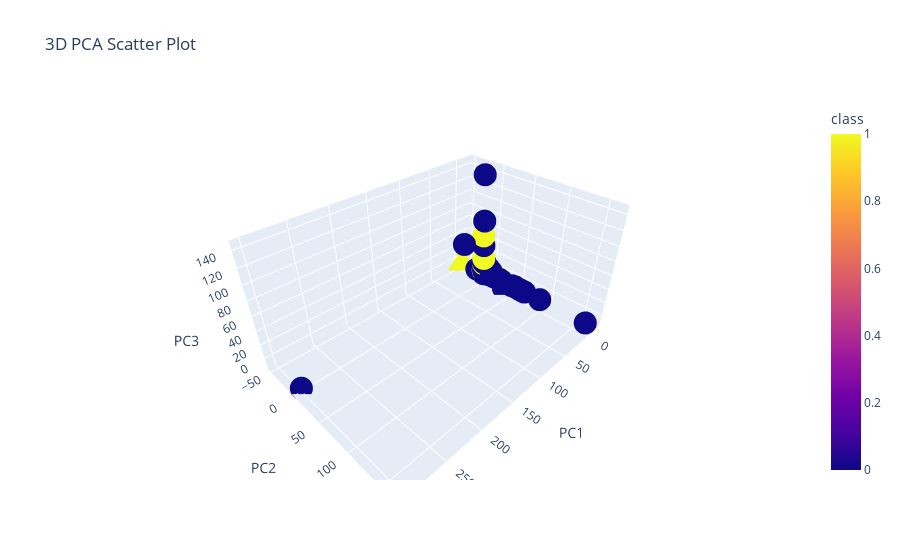

Here is the notebook cell this chart was saved with:
### Code cell
from scipy.io import arff
import pandas as pd
from sklearn.decomposition import PCA
from sklearn.preprocessing import StandardScaler
from sklearn.impute import SimpleImputer
import matplotlib.pyplot as plt
import plotly.express as px
import sys


# Handle missing values
imputer = SimpleImputer(strategy='median')
df_imputed = pd.DataFrame(imputer.fit_transform(df_1year), columns=df_1year.columns)

# Convert class variable to numeric format
df_imputed['class'] = df_imputed['class'].astype(int)

# Separate features and target variable
X = df_imputed.drop(columns=['class'])
y = df_imputed['class']

# Standardize the features
scaler = StandardScaler()
X_scaled = scaler.fit_transform(X)

# Perform PCA
pca = PCA(n_components=3)
X_pca = pca.fit_transform(X_scaled)

# Extract loadings (coefficients of the principal components)
loadings = pd.DataFrame(pca.components_.T, columns=['PC1', 'PC2', 'PC3'], index=X.columns)

# Identify the top contributing features for PC1, PC2, and PC3
top_features_pc1 = loadings['PC1'].abs().sort_values(ascending=False).head(10)
top_features_pc2 = loadings['PC2'].abs().sort_values(ascending=False).head(10)
top_features_pc3 = loadings['PC3'].abs().sort_values(ascending=False).head(10)

print("Top contributing features for PC1:\n", top_features_pc1)
print("Top contributing features for PC2:\n", top_features_pc2)
print("Top contributing features for PC3:\n", top_features_pc3)

# 2D Scatter Plot
plt.figure(figsize=(10, 6))
plt.scatter(X_pca[:, 0], X_pca[:, 1], c=y, cmap='viridis', alpha=0.5)
plt.title('PCA Scatter Plot')
plt.xlabel('Principal Component 1')
plt.ylabel('Principal Component 2')
plt.colorbar(label='Class')
plt.show()

# 3D Scatter Plot using Plotly
df_pca = pd.DataFrame(X_pca, columns=['PC1', 'PC2', 'PC3'])
df_pca['class'] = y

try:
    # This will check if the code is running in a Jupyter notebook
    #__IPYTHON__
    fig = px.scatter_3d(df_pca, x='PC1', y='PC2', z='PC3', color='class', title='3D PCA Scatter Plot')
    fig.show()
except NameError:
    # Use a different renderer for non-Jupyter environments
    fig = px.scatter_3d(df_pca, x='PC1', y='PC2', z='PC3', color='class', title='3D PCA Scatter Plot')
    fig.show(renderer='browser')

# Plot the top contributing features for PC1, PC2, and PC3
fig, axes = plt.subplots(1, 3, figsize=(18, 6))

top_features_pc1.plot(kind='barh', ax=axes[0], color='blue')
axes[0].set_title('Top Contributing Features for PC1')
axes[0].set_xlabel('Loading Score')
axes[0].set_ylabel('Features')

top_features_pc2.plot(kind='barh', ax=axes[1], color='green')
axes[1].set_title('Top Contributing Features for PC2')
axes[1].set_xlabel('Loading Score')
axes[1].set_ylabel('Features')

top_features_pc3.plot(kind='barh', ax=axes[2], color='red')
axes[2].set_title('Top Contributing Features for PC3')
axes[2].set_xlabel('Loading Score')
axes[2].set_ylabel('Features')

plt.tight_layout()
plt.show()

### Figure 1 — Plotly figure (JSON) as saved in the notebook; plotly's stock layout.template omitted (floating-point values rounded to 4 significant figures; data arrays with more than 128 entries replaced by an {"elided": "..."} marker saying what was removed)
{"data": [{"hovertemplate": "PC1=%{x}<br>PC2=%{y}<br>PC3=%{z}<br>class=%{marker.color}<extra></extra>", "legendgroup": "", "marker": {"color": {"elided": "7027 int values"}, "coloraxis": "coloraxis", "symbol": "circle"}, "mode": "markers", "name": "", "scene": "scene", "showlegend": false, "type": "scatter3d", "x": {"elided": "7027 float values"}, "y": {"elided": "7027 float values"}, "z": {"elided": "7027 float values"}}], "layout": {"coloraxis": {"colorbar": {"title": {"text": "class"}}, "colorscale": [[0, "#0d0887"], [0.1111, "#46039f"], [0.2222, "#7201a8"], [0.3333, "#9c179e"], [0.4444, "#bd3786"], [0.5556, "#d8576b"], [0.6667, "#ed7953"], [0.7778, "#fb9f3a"], [0.8889, "#fdca26"], [1, "#f0f921"]]}, "legend": {"tracegroupgap": 0}, "scene": {"domain": {"x": [0, 1], "y": [0, 1]}, "xaxis": {"title": {"text": "PC1"}}, "yaxis": {"title": {"text": "PC2"}}, "zaxis": {"title": {"text": "PC3"}}}, "title": {"text": "3D PCA Scatter Plot"}}}
